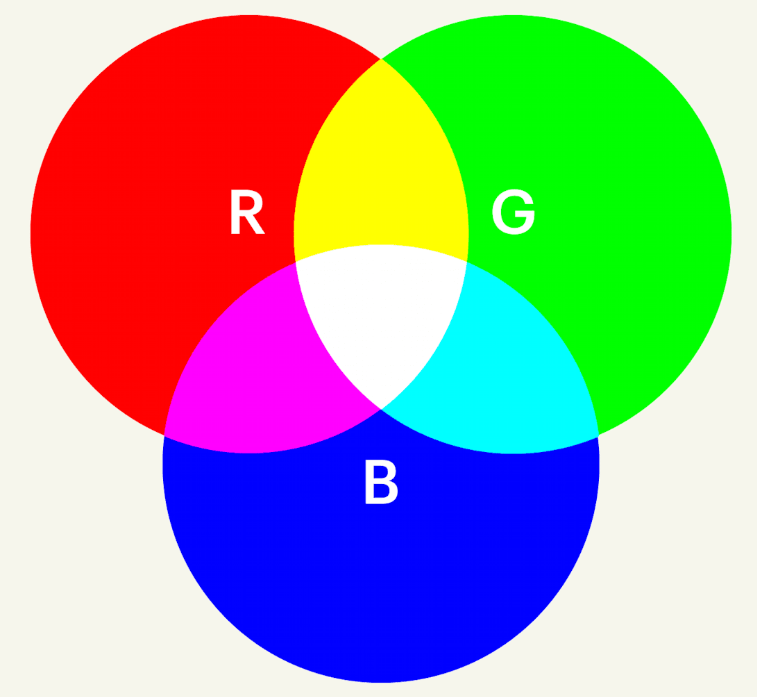
#> input picture Traitemenet D'Image TP/image.png, 757 x 697 px
$ python test.py
#> lines starting #> are read from the running program, lines starting #| are printed output that depends on the picture
from PIL import Image

img = Image.open("image.png")
#> img is the input picture: PIL image 757x697 RGB; mean R, G, B 160, 159.9, 156.3
img.show()

print(img.format)
#| PNG
print(img.size)
#| (757, 697)
print(img.mode)
#| RGB

gray = img.convert("L")
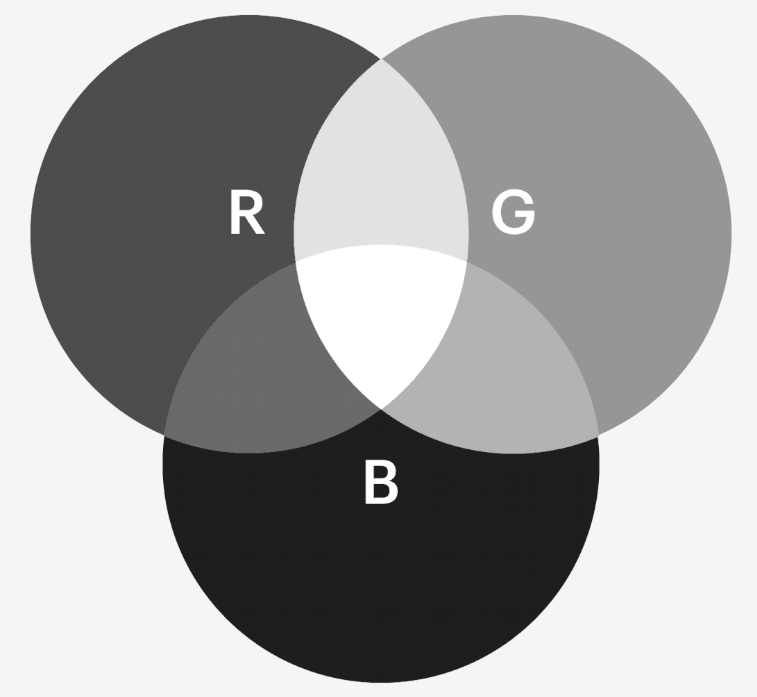
#> gray: PIL image 757x697 L; min 29, max 255, mean 159.6
gray.show()
gray.save("gray_image.png")
print(img)
#| <PIL.PngImagePlugin.PngImageFile image mode=RGB size=757x697 at 0x7FC8DD4A1D90>
